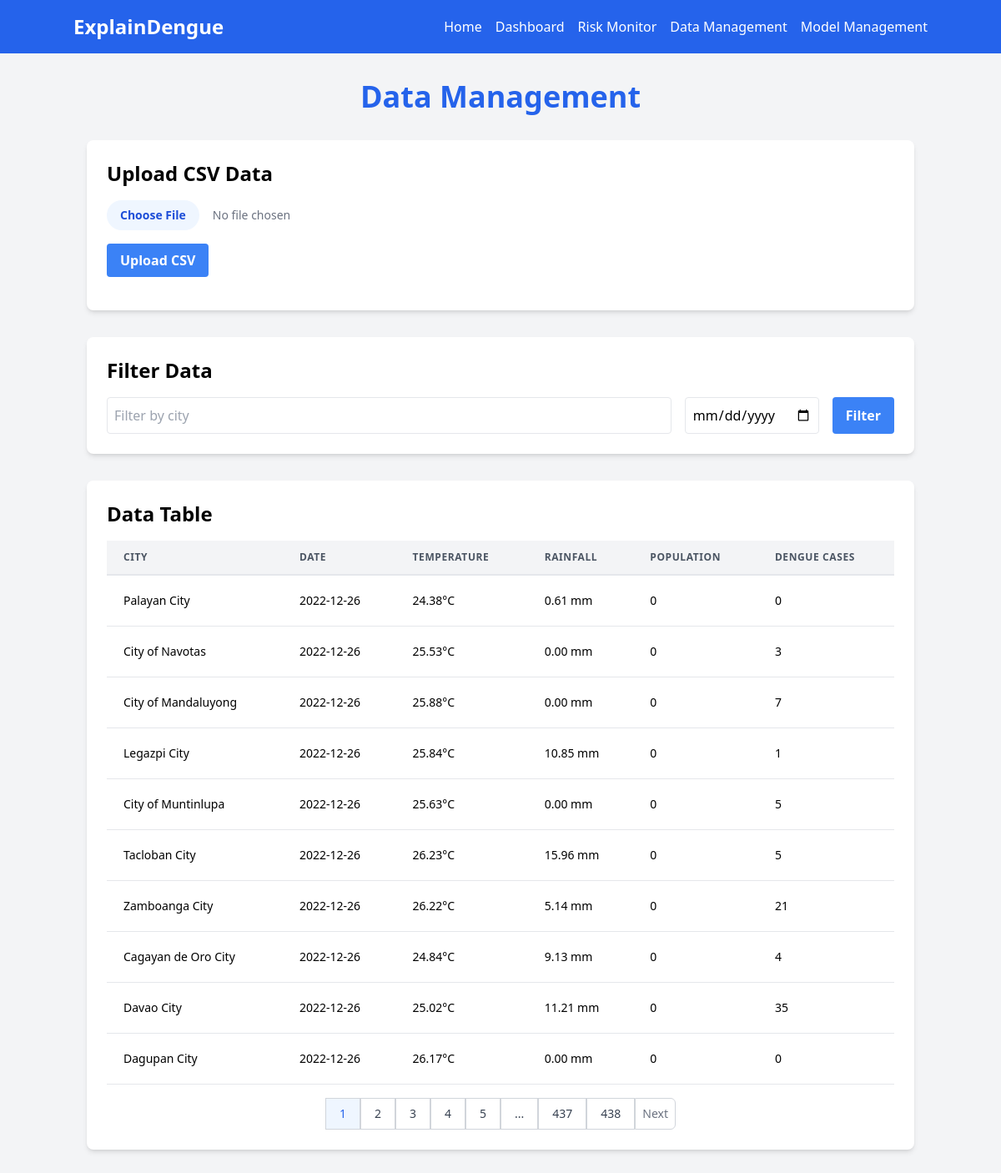
Page /data on the committed database.
### models.py (models this page shows, shortened)
class CityData(db.Model):
    id = db.Column(db.Integer, primary_key=True)
    adm3_en = db.Column(String(100), nullable=False)
    adm3_pcode = db.Column(String(20), nullable=False)
    date = db.Column(Date, nullable=False)
    year = db.Column(Integer, nullable=False)
    week = db.Column(Integer, nullable=False)
    doh_pois_count = db.Column(Float)
    ndvi = db.Column(Float)
    pct_area_cropland = db.Column(Float)
    pct_area_flood_hazard_5yr_high = db.Column(Float)
    pct_area_flood_hazard_5yr_low = db.Column(Float)
    pct_area_flood_hazard_5yr_med = db.Column(Float)
    pct_area_herbaceous_wetland = db.Column(Float)
    pct_area_mangroves = db.Column(Float)
    pct_area_permanent_water_bodies = db.Column(Float)
    pnp = db.Column(Float)
    pop_count_mean = db.Column(Float)
    pop_count_stdev = db.Column(Float)
    pop_count_total = db.Column(Float)
    pop_density_mean = db.Column(Float)
    pop_density_stdev = db.Column(Float)
    pr = db.Column(Float)
    rh = db.Column(Float)
    rwi_mean = db.Column(Float)
    rwi_std = db.Column(Float)
    spi3 = db.Column(Float)
    spi6 = db.Column(Float)
    tave = db.Column(Float)
    tmax = db.Column(Float)
    tmin = db.Column(Float)
    case_total_dengue = db.Column(Integer)
    death_total_dengue = db.Column(Integer)

### app.py (the view)
@app.route('/data')
def data_management():
    page = request.args.get('page', 1, type=int)
    per_page = 10
    city_filter = request.args.get('city', '')
    date_filter = request.args.get('date', '')
    query = CityData.query
    if city_filter:
        query = query.filter(CityData.adm3_en.ilike(f'%{city_filter}%'))
    if date_filter:
        query = query.filter(CityData.date == date_filter)
    pagination = query.order_by(CityData.date.desc()).paginate(page=page, per_page=per_page, error_out=False)
    data = pagination.items
    return render_template('data_management.html',
                           data=data,
                           pagination=pagination,
                           city_filter=city_filter,
                           date_filter=date_filter)

### templates/data_management.html (shortened to what this page needs)
{% extends "base.html" %}
{% block content %}
<h1 class="text-4xl font-bold mb-8 text-center text-blue-600">Data Management</h1>
<div class="bg-white p-6 rounded-lg shadow-md mb-8">
    <h2 class="text-2xl font-semibold mb-4">Upload CSV Data</h2>
    <form id="csvUploadForm" enctype="multipart/form-data">
        <div class="mb-4">
            <input type="file" id="csvFile" name="file" accept=".csv" class="block w-full text-sm text-gray-500
                file:mr-4 file:py-2 file:px-4
                file:rounded-full file:border-0
                file:text-sm file:font-semibold
                file:bg-blue-50 file:text-blue-700
                hover:file:bg-blue-100
            "/>
        </div>
        <button type="submit" class="bg-blue-500 hover:bg-blue-700 text-white font-bold py-2 px-4 rounded">
            Upload CSV
        </button>
    </form>
</div>
<div class="bg-white p-6 rounded-lg shadow-md mb-8">
    <h2 class="text-2xl font-semibold mb-4">Filter Data</h2>
    <form method="get" action="{{ url_for('data_management') }}">
        <div class="flex space-x-4">
            <input type="text" name="city" placeholder="Filter by city" value="{{ city_filter }}" class="flex-grow p-2 border rounded">
            <input type="date" name="date" value="{{ date_filter }}" class="p-2 border rounded">
            <button type="submit" class="bg-blue-500 hover:bg-blue-700 text-white font-bold py-2 px-4 rounded">
                Filter
            </button>
        </div>
    </form>
</div>
<div class="bg-white p-6 rounded-lg shadow-md">
    <h2 class="text-2xl font-semibold mb-4">Data Table</h2>
    <div class="overflow-x-auto">
        <table class="min-w-full leading-normal">
            <thead>
                <tr>
                    <th class="px-5 py-3 border-b-2 border-gray-200 bg-gray-100 text-left text-xs font-semibold text-gray-600 uppercase tracking-wider">
                        City
                    </th>
                    <th class="px-5 py-3 border-b-2 border-gray-200 bg-gray-100 text-left text-xs font-semibold text-gray-600 uppercase tracking-wider">
                        Date
                    </th>
                    <th class="px-5 py-3 border-b-2 border-gray-200 bg-gray-100 text-left text-xs font-semibold text-gray-600 uppercase tracking-wider">
                        Temperature
                    </th>
                    <th class="px-5 py-3 border-b-2 border-gray-200 bg-gray-100 text-left text-xs font-semibold text-gray-600 uppercase tracking-wider">
                        Rainfall
                    </th>
                    <th class="px-5 py-3 border-b-2 border-gray-200 bg-gray-100 text-left text-xs font-semibold text-gray-600 uppercase tracking-wider">
                        Population
                    </th>
                    <th class="px-5 py-3 border-b-2 border-gray-200 bg-gray-100 text-left text-xs font-semibold text-gray-600 uppercase tracking-wider">
                        Dengue Cases
                    </th>
                </tr>
            </thead>
            <tbody>
                {% for record in data %}
                <tr>
                    <td class="px-5 py-5 border-b border-gray-200 bg-white text-sm">
                        {{ record.adm3_en }}
                    </td>
                    <td class="px-5 py-5 border-b border-gray-200 bg-white text-sm">
                        {{ record.date }}
                    </td>
                    <td class="px-5 py-5 border-b border-gray-200 bg-white text-sm">
                        {{ "%.2f"|format(record.tave) }}°C
                    </td>
                    <td class="px-5 py-5 border-b border-gray-200 bg-white text-sm">
                        {{ "%.2f"|format(record.pr) }} mm
                    </td>
                    <td class="px-5 py-5 border-b border-gray-200 bg-white text-sm">
                        {{ record.pop_count_total|int }}
                    </td>
                    <td class="px-5 py-5 border-b border-gray-200 bg-white text-sm">
                        {{ record.case_total_dengue }}
                    </td>
                </tr>
                {% endfor %}
            </tbody>
        </table>
    </div>
    <div class="mt-4 flex justify-center">
        {% for page in pagination.iter_pages() %}
            {% if page %}
                {% if page != pagination.page %}
                    <a href="{{ url_for('data_management', page=page, city=request.args.get('city', ''), date=request.args.get('date', '')) }}" class="relative inline-flex items-center px-4 py-2 border border-gray-300 bg-white text-sm font-medium text-gray-700 hover:bg-gray-50">
                        {{ page }}
                    </a>
                {% else %}
                    <span class="relative inline-flex items-center px-4 py-2 border border-gray-300 bg-blue-50 text-sm font-medium text-blue-600">
                        {{ page }}
                    </span>
                {% endif %}
            {% else %}
                <span class="relative inline-flex items-center px-4 py-2 border border-gray-300 bg-white text-sm font-medium text-gray-700">
                    ...
                </span>
            {% endif %}
        {% endfor %}
        {% if pagination.has_next %}
            <a href="{{ url_for('data_management', page=pagination.next_num, city=request.args.get('city', ''), date=request.args.get('date', '')) }}" class="relative inline-flex items-center px-2 py-2 rounded-r-md border border-gray-300 bg-white text-sm font-medium text-gray-500 hover:bg-gray-50">
                Next
            </a>
        {% endif %}
    </div>
</div>
{% endblock %}

### templates/base.html (shortened to what this page needs)
<!DOCTYPE html>
<html lang="en">
<head>
    <script src="https://cdn.tailwindcss.com"></script>
</head>
<body class="bg-gray-100">
    <nav class="bg-blue-600 text-white p-4">
        <div class="container mx-auto flex justify-between items-center">
            <a href="{{ url_for('index') }}" class="text-2xl font-bold">ExplainDengue</a>
            <ul class="flex space-x-4">
                <li><a href="{{ url_for('index') }}" class="hover:text-blue-200">Home</a></li>
                <li><a href="{{ url_for('dashboard') }}" class="hover:text-blue-200">Dashboard</a></li>
                <li><a href="{{ url_for('risk_monitor') }}" class="hover:text-blue-200">Risk Monitor</a></li>
                <li><a href="{{ url_for('data_management') }}" class="hover:text-blue-200">Data Management</a></li>
                <li><a href="{{ url_for('model_management') }}" class="hover:text-blue-200">Model Management</a></li>
            </ul>
        </div>
    </nav>
    <div class="container mx-auto px-4 py-8">
        {% block content %}{% endblock %}
    </div>
</body>
</html>

### rows in the picture
CityData: adm3_en "Palayan City", date "2022-12-26", tave "24.38", pr "0.61", pop_count_total "0", case_total_dengue "0"
CityData: adm3_en "City of Navotas", date "2022-12-26", tave "25.53", pr "0.00", pop_count_total "0", case_total_dengue "3"
CityData: adm3_en "City of Mandaluyong", date "2022-12-26", tave "25.88", pr "0.00", pop_count_total "0", case_total_dengue "7"
CityData: adm3_en "Legazpi City", date "2022-12-26", tave "25.84", pr "10.85", pop_count_total "0", case_total_dengue "1"
CityData: adm3_en "City of Muntinlupa", date "2022-12-26", tave "25.63", pr "0.00", pop_count_total "0", case_total_dengue "5"
CityData: adm3_en "Tacloban City", date "2022-12-26", tave "26.23", pr "15.96", pop_count_total "0", case_total_dengue "5"
CityData: adm3_en "Zamboanga City", date "2022-12-26", tave "26.22", pr "5.14", pop_count_total "0", case_total_dengue "21"
CityData: adm3_en "Cagayan de Oro City", date "2022-12-26", tave "24.84", pr "9.13", pop_count_total "0", case_total_dengue "4"
CityData: adm3_en "Davao City", date "2022-12-26", tave "25.02", pr "11.21", pop_count_total "0", case_total_dengue "35"
CityData: adm3_en "Dagupan City", date "2022-12-26", tave "26.17", pr "0.00", pop_count_total "0", case_total_dengue "0"

### other values in the picture
{{ page }} "1"
{{ page }} "2" "3" "4" "5" "437" "438"
